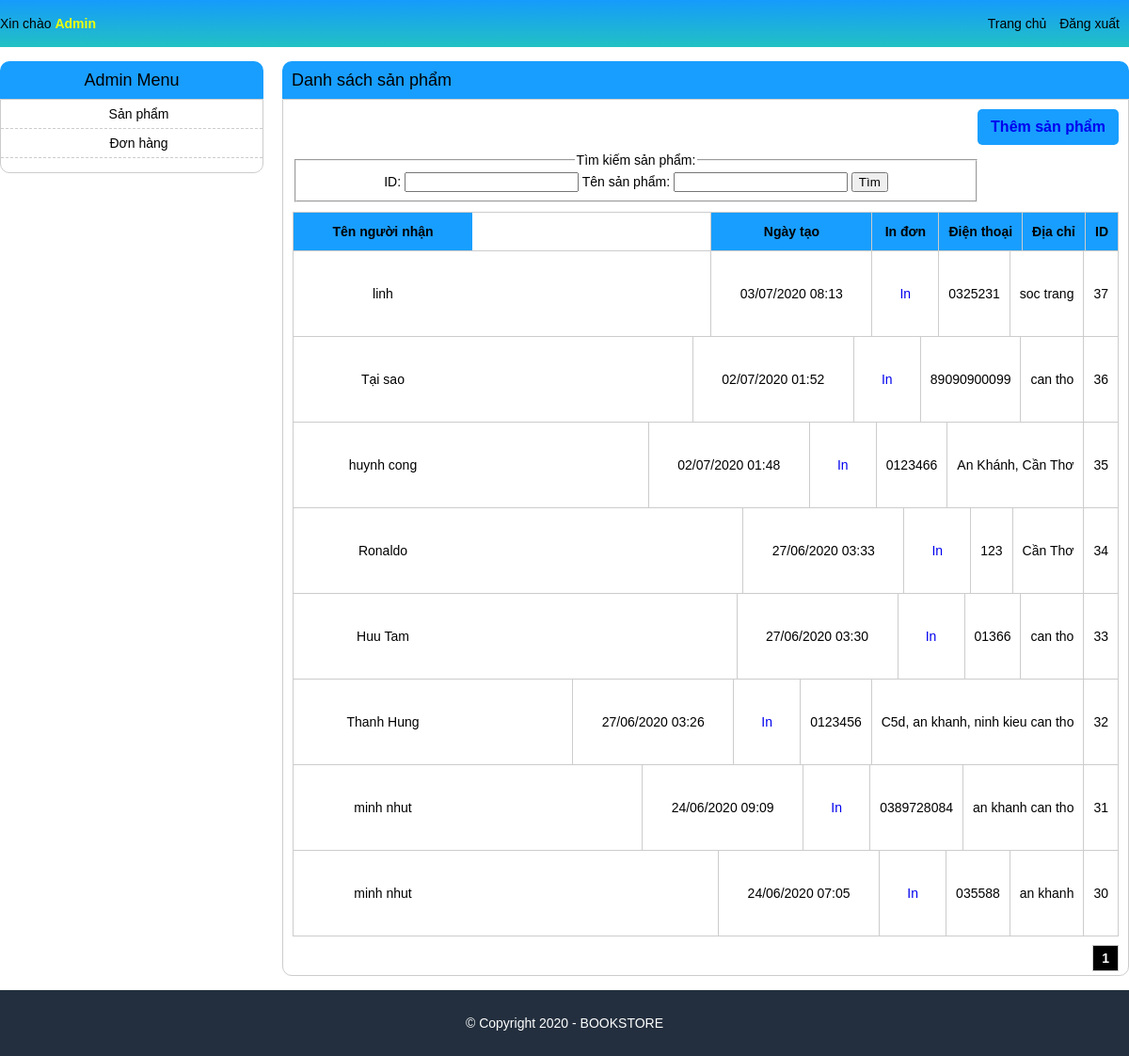
Page /admin/order_listing.php (signed in) on the committed database.
### tables this page shows
CREATE TABLE `dathang` (
  `id` int(11) NOT NULL,
  `name` varchar(255) NOT NULL,
  `phone` varchar(255) DEFAULT NULL,
  `address` varchar(500) NOT NULL,
  `note` text NOT NULL,
  `total` int(11) NOT NULL,
  `created_time` int(11) NOT NULL,
  `last_updated` int(11) NOT NULL
);

### admin/order_listing.php (the view, shortened to what this page needs)
<?php
include 'header.php';
$config_name = "product";
$config_title = "sản phẩm";
if (!empty($_SESSION['current_user'])) {
    $item_per_page = (!empty($_GET['per_page'])) ? $_GET['per_page'] : 10;
    $current_page = (!empty($_GET['page'])) ? $_GET['page'] : 1;
    $offset = ($current_page - 1) * $item_per_page;
    if(!empty($where)){
        $orders = mysqli_query($con, "SELECT * FROM `dathang` where (".$where.") ORDER BY `id` DESC LIMIT " . $item_per_page . " OFFSET " . $offset);
    }else{
        $orders = mysqli_query($con, "SELECT * FROM `dathang` ORDER BY `id` DESC LIMIT " . $item_per_page . " OFFSET " . $offset);
    }
    ?>
    <div class="main-content">
        <h1>Danh sách <?= $config_title ?></h1>
        <div class="listing-items">
            <div class="buttons">
                <a href="./<?= $config_name ?>_editing.php">Thêm <?= $config_title ?></a>
            </div>
            <div class="listing-search">
                <form id="<?= $config_name ?>-search-form" action="<?= $config_name ?>_listing.php?action=search" method="POST">
                    <fieldset>
                        <legend>Tìm kiếm <?= $config_title ?>:</legend>
                        ID: <input type="text" name="id" value="<?= !empty($id) ? $id : "" ?>" />
                        Tên <?= $config_title ?>: <input type="text" name="name" value="<?= !empty($name) ? $name : "" ?>" />
                        <input type="submit" value="Tìm" />
                    </fieldset>
                </form>
            </div>
            <ul>
                <li class="listing-item-heading">
                    <div class="listing-prop listing-id">ID</div>
                    <div class="listing-prop listing-name">Tên người nhận</div>
                    <div class="listing-prop listing-address">Địa chỉ</div>
                    <div class="listing-prop listing-phone">Điện thoại</div>
                    <div class="listing-prop listing-button">
                        In đơn
                    </div>
                    <div class="listing-prop listing-time">Ngày tạo</div>
                </li>
                <?php  while ($row = mysqli_fetch_array($orders)) { ?>
                <li>
                    <div class="listing-prop listing-id"><?=$row['id']?></div>
                    <div class="listing-prop listing-name"><?=$row['name']?></div>
                    <div class="listing-prop listing-address"><?=$row['address']?></div>
                    <div class="listing-prop listing-phone"><?=$row['phone']?></div>
                    <div class="listing-prop listing-button">
                        <a href="order_printing.php?id=<?=$row['id']?>" target="_blank">In</a>
                    </div>
                    <div class="listing-prop listing-time"><?=date('d/m/Y H:i', $row['created_time'])?></div>
                </li>
                <?php  } ?>
            </ul>
            <?php
              include './pagination.php';
             ?>
        </div>
    </div>
    <?php
}
include './footer.php';
?>

### css/admin_style.css (style rules this page uses)
body { font-family: arial; padding: 0; margin: 0; font-size: 14px; }
h1 { text-align: center; }
.listing-items { padding: 10px; border: 1px solid #ccc; border-radius: 0 0 10px 10px; }
.listing-items ul { padding: 0; margin: 0; }
.listing-prop { float: right; border-left: 1px solid #ccc; line-height: 90px; padding: 0 10px; }
.listing-name { padding-left: 10px; border-right: 0; float: left; width: 170px; }
.listing-button { float: right; border-left: 1px solid #ccc; border-right: 0; padding: 0 10px; width: 50px; text-align: center; }
.listing-items ul li { list-style: none; border: 1px solid #ccc; border-top: 0; border-left: 0; }
.listing-items ul li:first-child { border-top: 1px solid #ccc; }
.listing-time { width: 150px; text-align: center; }
.listing-item-heading { text-align: center; font-weight: bold; }
.listing-item-heading .listing-prop { height: 40px; line-height: 40px; background: #189EFF; color: #000; }
.buttons { float: right; width: 150px; text-align: center; font-weight: bold; font-size: 16px; display: block; margin-bottom: 15px; line-height: 38px; background-color: #189EFF; border-radius: 5px; }
a { text-decoration: none; }
.main-content { float: left; width: 900px; margin-left: 20px; }
.main-content h1 { margin: 0; text-align: left; background: #189EFF; color: #000; font-size: 18px; font-weight: normal; line-height: 40px; border-radius: 10px 10px 0 0; padding: 0 10px; }
.listing-search { margin-bottom: 56px; position: relative; top: 46px; }

### rows in the picture
dathang: id "37", name "linh", address "soc trang", phone "0325231", created_time "03/07/2020 08:13"
dathang: id "36", name "Tại sao", address "can tho", phone "89090900099", created_time "02/07/2020 01:52"
dathang: id "35", name "huynh cong", address "An Khánh, Cần Thơ", phone "0123466", created_time "02/07/2020 01:48"
dathang: id "34", name "Ronaldo", address "Cần Thơ", phone "123", created_time "27/06/2020 03:33"
dathang: id "33", name "Huu Tam", address "can tho", phone "01366", created_time "27/06/2020 03:30"
dathang: id "32", name "Thanh Hung", address "C5d, an khanh, ninh kieu can tho", phone "0123456", created_time "27/06/2020 03:26"
dathang: id "31", name "minh nhut", address "an khanh can tho", phone "0389728084", created_time "24/06/2020 09:09"
dathang: id "30", name "minh nhut", address "an khanh", phone "035588", created_time "24/06/2020 07:05"

### other values in the picture
$config_title "sản phẩm"
